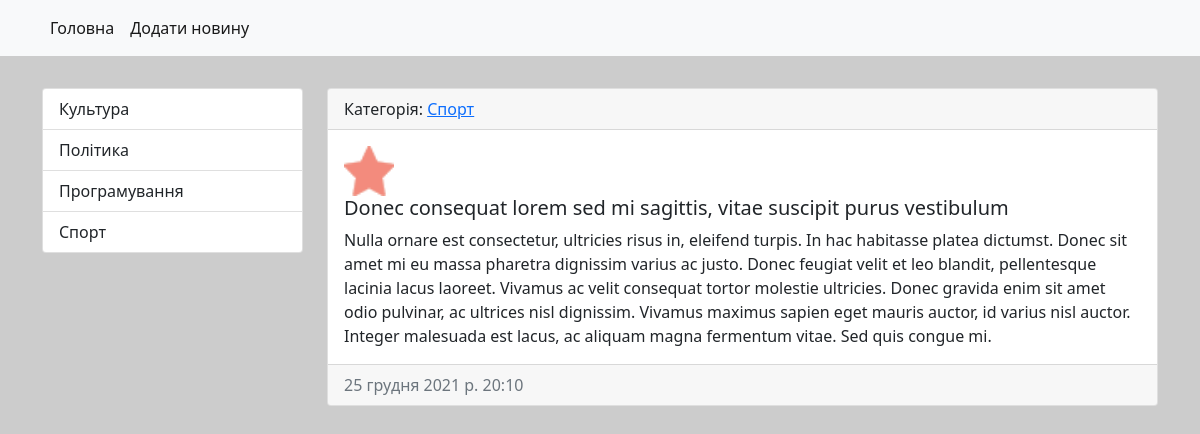
Screenshot of /news/2/ with the database file from the repository.
### news/models.py (models this page shows, shortened)
class Category(models.Model):
    title = models.CharField(max_length=150, db_index=True, verbose_name='Назва категорії')
    description = models.TextField(max_length=500, blank=True, verbose_name='Опис')
    def get_absolute_url(self):
        return reverse("category", kwargs={"category_id": self.pk})
    def __str__(self):
        return self.title
    class Meta:
        verbose_name = 'Категорія'
        verbose_name_plural = 'Категорії'
        ordering = ['title']

class News(models.Model):
    title = models.CharField(max_length=120, verbose_name='Назва')
    content = models.TextField(blank=True, verbose_name='Контент')
    created_at = models.DateTimeField(auto_now_add=True, verbose_name='Створено')
    update_at = models.DateTimeField(auto_now=True, verbose_name='Оновлено')
    photo = models.ImageField(upload_to='photos/%Y/%m/%d/', verbose_name='Фото', blank=True)
    is_published = models.BooleanField(default=True, verbose_name='Опубліковано')
    category = models.ForeignKey('Category', on_delete=models.PROTECT, null=True, verbose_name='Категорія')
    class Meta:
        verbose_name = 'Новина'
        verbose_name_plural = 'Новини'
        ordering = ['-created_at']

### news/views.py (the view)
# urls.py: path('news/<int:pk>/', ViewNews.as_view(), name="news_item"),
class ViewNews(DetailView):
    model = News
    template_name = 'news/news_item.html'
    context_object_name = 'news_item'

### news/templatetags/news_tags.py (called while the page is built)
@register.simple_tag
def get_categories():
    return Category.objects.all()

### news/templates/news/news_item.html
{% extends 'base.html' %}
{% block sidebar %}
{% include 'inc/_sidebar.html' %}
{% endblock %}
{% block content %}
<div class="card mt-3 mb-3">
    <div class="card-header">
        Категорія: <a href="{{ news_item.category.get_absolute_url }}">{{news_item.category}}</a>
    </div>
    <div class="card-body">
        <div class="media">
            {% if news_item.photo %}
            <img src='{{news_item.photo.url}}' class="card-img-top" alt="..." style="width: 50px">
            {% endif %}
            <div class="media-body">
                <h5 class="card-title">{{news_item.title}}</h5>
                <p class="card-text">{{news_item.content}}</p>
            </div>
        </div>
    </div>
    <div class="card-footer text-muted">
        {{news_item.created_at}}
    </div>
</div>
{% endblock %}

### templates/inc/_sidebar.html
{% load news_tags %}
<div class="list-group">
    {% get_categories as categories %}
    {% for link in categories %}
    <a href="{{ link.get_absolute_url }}" class="list-group-item list-group-item-action " aria-current="true">
        {{link.title}}
    </a>
    {% endfor %}
</div>

### mysite/static/style.css (style rules this page uses)
body { background: #ccc; }

### rows the page displays
Category: title "Культура"
Category: title "Політика"
Category: title "Програмування"
Category: title "Спорт"
News: category "Спорт", photo (picture), title "Donec consequat lorem sed mi sagittis, vitae suscipit purus vestibulum", content "Nulla ornare est consectetur, ultricies risus in, eleifend turpis. In hac habitasse platea dictumst. Donec sit amet mi eu massa pharetra dignissim varius ac justo. Donec feugiat velit et leo blandit, pellentesque lacinia lacus laoreet. Vivamus ac velit consequat tortor molestie ultricies. Donec gravida enim sit amet odio pulvinar, ac ultrices nisl dignissim. Vivamus maximus sapien eget mauris auctor, id varius nisl auctor. Integer malesuada est lacus, ac aliquam magna fermentum vitae. Sed quis congue mi.", created_at "25 грудня 2021 р. 20:10"
